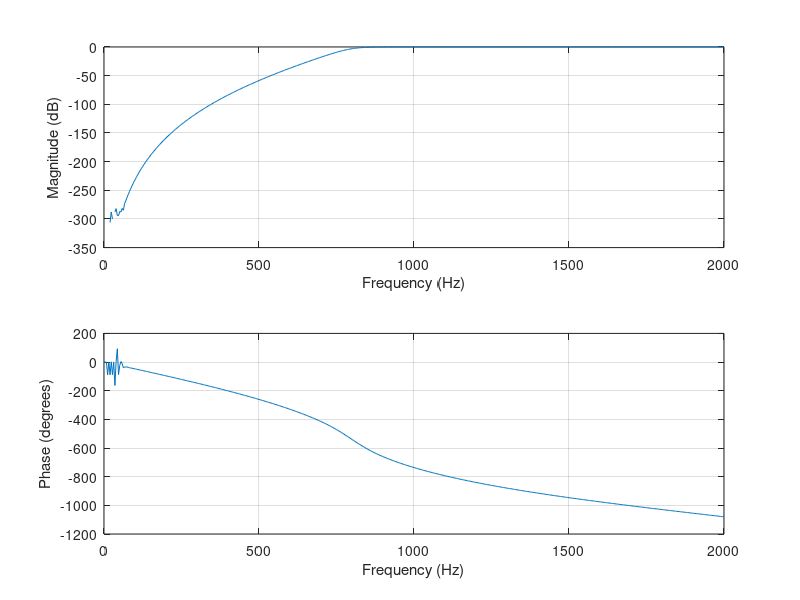

Here is the MATLAB script that generated this plot:
% Define the filter parameters
order = 12;
fc = 800;
fs = 4000;

[b,a] = butter(order,fc/(fs/2),'high');

% Split the filter coefficients into second-order sections
[sos, ~] = tf2sos(b, a);

freqz(b,a,[],fs)


%%
%script for putting num and denum in a c header
numeratorFilename = 'numerator_coeffs.h';
denominatorFilename = 'denominator_coeffs.h';


% Open the first C file for writing
fid = fopen(numeratorFilename, 'w');

fprintf(fid, 'double numerator_coeffs[%d][3] = {\n', size(sos, 1));
for i = 1:size(sos, 1)
    fprintf(fid, '    {%.15f, %.15f, %.15f}', sos(i,1) , sos(i, 2), sos(i, 3));
    if i < size(sos, 1)
        fprintf(fid, ',\n');
    else
        fprintf(fid, '\n');
    end
end
fprintf(fid, '};\n');

fclose(fid);

fid = fopen(denominatorFilename, 'w');

fprintf(fid, 'double denominator_coeffs[%d][2] = {\n', size(sos, 1));
for i = 1:size(sos, 1)
    fprintf(fid, '    {%.15f, %.15f}', sos(i, 5), sos(i, 6));
    if i < size(sos, 1)
        fprintf(fid, ',\n');
    else
        fprintf(fid, '\n');
    end
end
fprintf(fid, '};\n');


fclose(fid);

